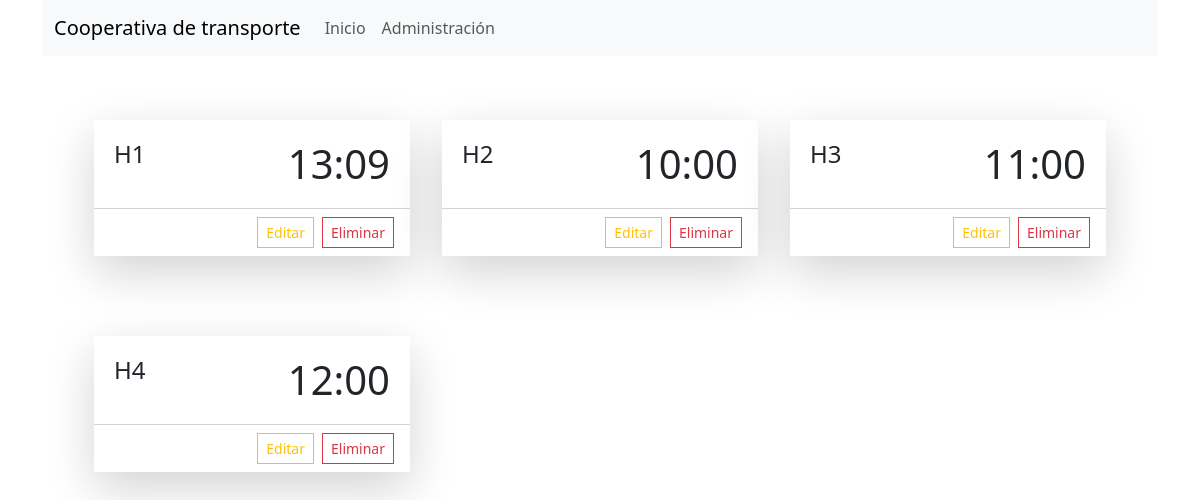
Page /horarios/ on the earlier database version.
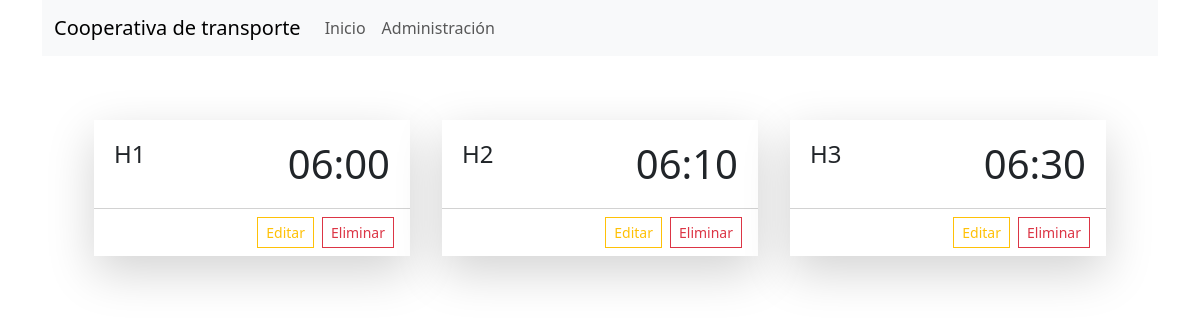
Same page on the later database version.
### Apps/horarios/models.py (models this page shows, shortened)
class Horario(models.Model):
    id = models.AutoField(primary_key=True)
    codigo = models.CharField(max_length=10, unique=True)
    hora = models.TimeField()

### Apps/horarios/views.py (the view)
# urls.py: path('', views.inicio),
def inicio(request):
    return render(request, 'horarios.html', {'horarios':Horario.objects.all(),
                                          'titulo':'HORARIOS'})

### Apps/horarios/templates/horarios.html (shortened to what this page needs)
{% extends 'base.html' %}
{% block body %}
    <div class="row p-5">
        {% for h in horarios %}
        <div class="col-sm-4 p-3 mb-5">
            <div class="rounded-0 border-0 card shadow-lg">
                <div class="card-body">
                  <div class="d-flex justify-content-between p-md-1">
                    <div class="d-flex justify-content-end">
                      <div>
                        <h4>{{h.codigo}}</h4>
                      </div>
                    </div>
                    <div class="align-self-center">
                      <h2 class="h1 mb-0">{{h.hora}}</h2>
                    </div>
                  </div>
                </div>
                <div class="card-footer bg-body">
                    <div class="d-flex justify-content-end align-items-center">
                        <a href="/horarios/administracion/editar/{{h.id}}" class="rounded-0 btn btn-sm me-2 btn-outline-warning">Editar</a>
                        <form action="/horarios/administracion/eliminar/{{h.id}}" method="post">
                            <button class="rounded-0 btn btn-outline-danger btn-sm">
                                Eliminar
                            </button>
                        </form>
                    </div>
                </div>
            </div>
        </div>
        {% endfor %}
    </div>
{% endblock  %}

Differences in the rows shown:
removed Horario: codigo "H1", hora "13:09"
changed Horario (number 1 of 3 on the later page): codigo "H2" → "H1"; hora "10:00" → "06:00"
changed Horario (number 2 of 3 on the later page): codigo "H3" → "H2"; hora "11:00" → "06:10"
changed Horario (number 3 of 3 on the later page): codigo "H4" → "H3"; hora "12:00" → "06:30"
